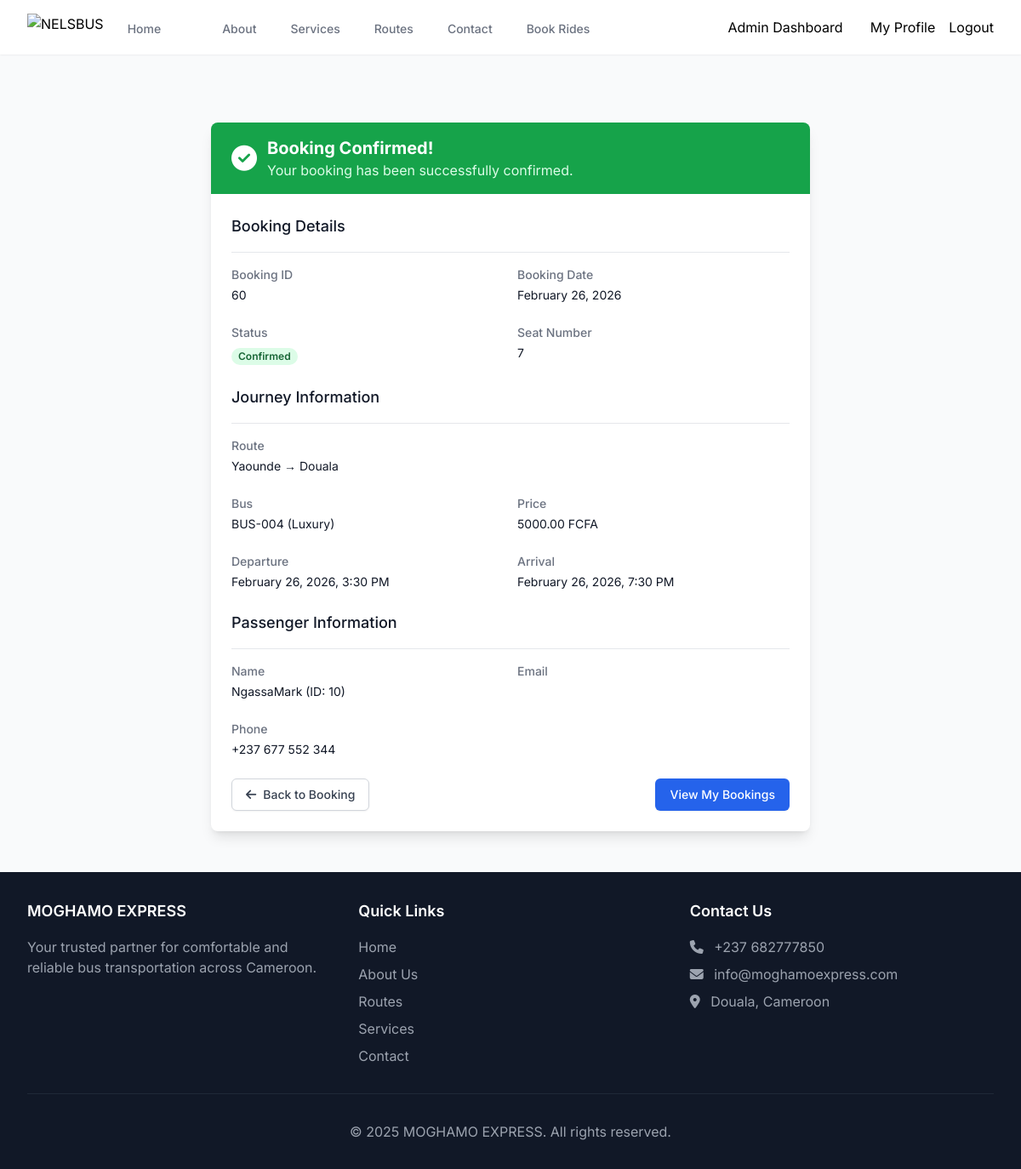
The page /success/ (signed in) on the database its author committed.
### NelsaApp/models.py (models this page shows, shortened)
class Booking(models.Model):
    STATUS_CHOICES = [('Confirmed', 'Confirmed'), ('Cancelled', 'Cancelled'), ('Pending', 'Pending')]
    passenger = models.ForeignKey(Passenger, on_delete=models.CASCADE)
    schedule = models.ForeignKey(Schedule, on_delete=models.CASCADE)
    seat_number = models.IntegerField()
    status = models.CharField(max_length=10, choices=STATUS_CHOICES, default='Pending')
    booking_date = models.DateTimeField(auto_now_add=True)
    booking_group = models.ForeignKey(BookingGroup, on_delete=models.CASCADE, related_name='bookings', null=True, blank=True)

class Schedule(models.Model):
    bus = models.ForeignKey(Bus, on_delete=models.CASCADE)
    route = models.ForeignKey(Route, on_delete=models.CASCADE, related_name='schedules')
    departure_time = models.DateTimeField()
    arrival_time = models.DateTimeField()
    price = models.DecimalField(max_digits=10, decimal_places=2)
    is_available = models.BooleanField(default=True)

class Route(models.Model):
    start_location = models.CharField(max_length=100)
    end_location = models.CharField(max_length=100)
    distance = models.FloatField()
    duration = models.FloatField(default=0)  # Duration in hours
    price = models.DecimalField(max_digits=10, decimal_places=2, default=0)  # Base price for the route
    class Meta:
        unique_together = ('start_location', 'end_location')

class Bus(models.Model):
    BUS_TYPES = [('Luxury', 'Luxury'), ('Standard', 'Standard'), ('Express', 'Express')]
    bus_number = models.CharField(max_length=20, unique=True)
    bus_type = models.CharField(max_length=10, choices=BUS_TYPES)
    capacity = models.IntegerField()
    is_available = models.BooleanField(default=True)
    operator = models.CharField(max_length=100, blank=True, null=True)

class Passenger(models.Model):
    name = models.CharField(max_length=100)
    email = models.EmailField(unique=True)
    phone = models.CharField(max_length=15, unique=True)

### NelsaApp/views.py (the view)
# urls.py: path('success/', views.book_success, name = 'success'),
def book_success(request):
    if request.user.is_authenticated:
        booking = Booking.objects.filter(passenger__email=request.user.email).order_by('-booking_date').first()
    else:
        booking = None
    return render(request, 'NelsaApp/booking_success.html', {'booking': booking})

### NelsaApp/templates/NelsaApp/booking_success.html (shortened to what this page needs)
{% extends 'NelsaApp/base.html' %}
{% load static %}
{% block content %}
<div class="pt-20 pb-12">
    <div class="max-w-3xl mx-auto px-4 sm:px-6 lg:px-8">
        <div class="bg-white rounded-lg shadow-lg overflow-hidden">
            <div class="bg-green-600 px-6 py-4">
                <div class="flex items-center">
                    <div class="flex-shrink-0">
                        <i class="fas fa-check-circle text-white text-3xl"></i>
                    </div>
                    <div class="ml-3">
                        <h2 class="text-xl font-bold text-white">Booking Confirmed!</h2>
                        <p class="text-green-100">Your booking has been successfully confirmed.</p>
                    </div>
                </div>
            </div>
            <div class="p-6">
                <div class="mb-6">
                    <h3 class="text-lg font-medium text-gray-900">Booking Details</h3>
                    <div class="mt-4 border-t border-gray-200 pt-4">
                        <dl class="grid grid-cols-1 gap-x-4 gap-y-6 sm:grid-cols-2">
                            <div class="sm:col-span-1">
                                <dt class="text-sm font-medium text-gray-500">Booking ID</dt>
                                <dd class="mt-1 text-sm text-gray-900">{{ booking.id }}</dd>
                            </div>
                            <div class="sm:col-span-1">
                                <dt class="text-sm font-medium text-gray-500">Booking Date</dt>
                                <dd class="mt-1 text-sm text-gray-900">{{ booking.booking_date|date:"F d, Y" }}</dd>
                            </div>
                            <div class="sm:col-span-1">
                                <dt class="text-sm font-medium text-gray-500">Status</dt>
                                <dd class="mt-1">
                                    <span class="px-2 inline-flex text-xs leading-5 font-semibold rounded-full
                                        {% if booking.status == 'Confirmed' %}bg-green-100 text-green-800
                                        {% elif booking.status == 'Pending' %}bg-yellow-100 text-yellow-800
                                        {% else %}bg-red-100 text-red-800{% endif %}">
                                        {{ booking.status }}
                                    </span>
                                </dd>
                            </div>
                            <div class="sm:col-span-1">
                                <dt class="text-sm font-medium text-gray-500">Seat Number</dt>
                                <dd class="mt-1 text-sm text-gray-900">{{ booking.seat_number }}</dd>
                            </div>
                        </dl>
                    </div>
                </div>
                <div class="mb-6">
                    <h3 class="text-lg font-medium text-gray-900">Journey Information</h3>
                    <div class="mt-4 border-t border-gray-200 pt-4">
                        <dl class="grid grid-cols-1 gap-x-4 gap-y-6 sm:grid-cols-2">
                            <div class="sm:col-span-2">
                                <dt class="text-sm font-medium text-gray-500">Route</dt>
                                <dd class="mt-1 text-sm text-gray-900">{{ booking.schedule.route.start_location }} → {{ booking.schedule.route.end_location }}</dd>
                            </div>
                            <div class="sm:col-span-1">
                                <dt class="text-sm font-medium text-gray-500">Bus</dt>
                                <dd class="mt-1 text-sm text-gray-900">{{ booking.schedule.bus.bus_number }} ({{ booking.schedule.bus.bus_type }})</dd>
                            </div>
                            <div class="sm:col-span-1">
                                <dt class="text-sm font-medium text-gray-500">Price</dt>
                                <dd class="mt-1 text-sm text-gray-900">{{ booking.schedule.price }} FCFA</dd>
                            </div>
                            <div class="sm:col-span-1">
                                <dt class="text-sm font-medium text-gray-500">Departure</dt>
                                <dd class="mt-1 text-sm text-gray-900">{{ booking.schedule.departure_time|date:"F d, Y, g:i A" }}</dd>
                            </div>
                            <div class="sm:col-span-1">
                                <dt class="text-sm font-medium text-gray-500">Arrival</dt>
                                <dd class="mt-1 text-sm text-gray-900">{{ booking.schedule.arrival_time|date:"F d, Y, g:i A" }}</dd>
                            </div>
                        </dl>
                    </div>
                </div>
                <div class="mb-6">
                    <h3 class="text-lg font-medium text-gray-900">Passenger Information</h3>
                    <div class="mt-4 border-t border-gray-200 pt-4">
                        <dl class="grid grid-cols-1 gap-x-4 gap-y-6 sm:grid-cols-2">
                            <div class="sm:col-span-1">
                                <dt class="text-sm font-medium text-gray-500">Name</dt>
                                <dd class="mt-1 text-sm text-gray-900">{{ booking.passenger.name }}</dd>
                            </div>
                            <div class="sm:col-span-1">
                                <dt class="text-sm font-medium text-gray-500">Email</dt>
                            </div>
                            <div class="sm:col-span-1">
                                <dt class="text-sm font-medium text-gray-500">Phone</dt>
                                <dd class="mt-1 text-sm text-gray-900">{{ booking.passenger.phone }}</dd>
                            </div>
                        </dl>
                    </div>
                </div>
                <div class="flex justify-between">
                    <a href="{% url 'booking' %}" class="inline-flex items-center px-4 py-2 border border-gray-300 shadow-sm text-sm font-medium rounded-md text-gray-700 bg-white hover:bg-gray-50 focus:outline-none focus:ring-2 focus:ring-offset-2 focus:ring-blue-500">
                        <i class="fas fa-arrow-left mr-2"></i> Back to Booking
                    </a>
                    <a href="{% url 'user_profile' %}" class="inline-flex items-center px-4 py-2 border border-transparent text-sm font-medium rounded-md shadow-sm text-white bg-blue-600 hover:bg-blue-700 focus:outline-none focus:ring-2 focus:ring-offset-2 focus:ring-blue-500">
                        View My Bookings
                    </a>
                </div>
            </div>
        </div>
    </div>
</div>
{% endblock %}

### rows shown on the page
Booking: id "60", booking_date "February 26, 2026", status "Confirmed", seat_number "7", schedule.route.start_location "Yaounde", schedule.route.end_location "Douala", schedule.bus.bus_number "BUS-004", schedule.bus.bus_type "Luxury", schedule.price "5000.00", schedule.departure_time "February 26, 2026, 3:30 PM", schedule.arrival_time "February 26, 2026, 7:30 PM", passenger.name "NgassaMark (ID: 10)", passenger.phone "+237 677 552 344"
